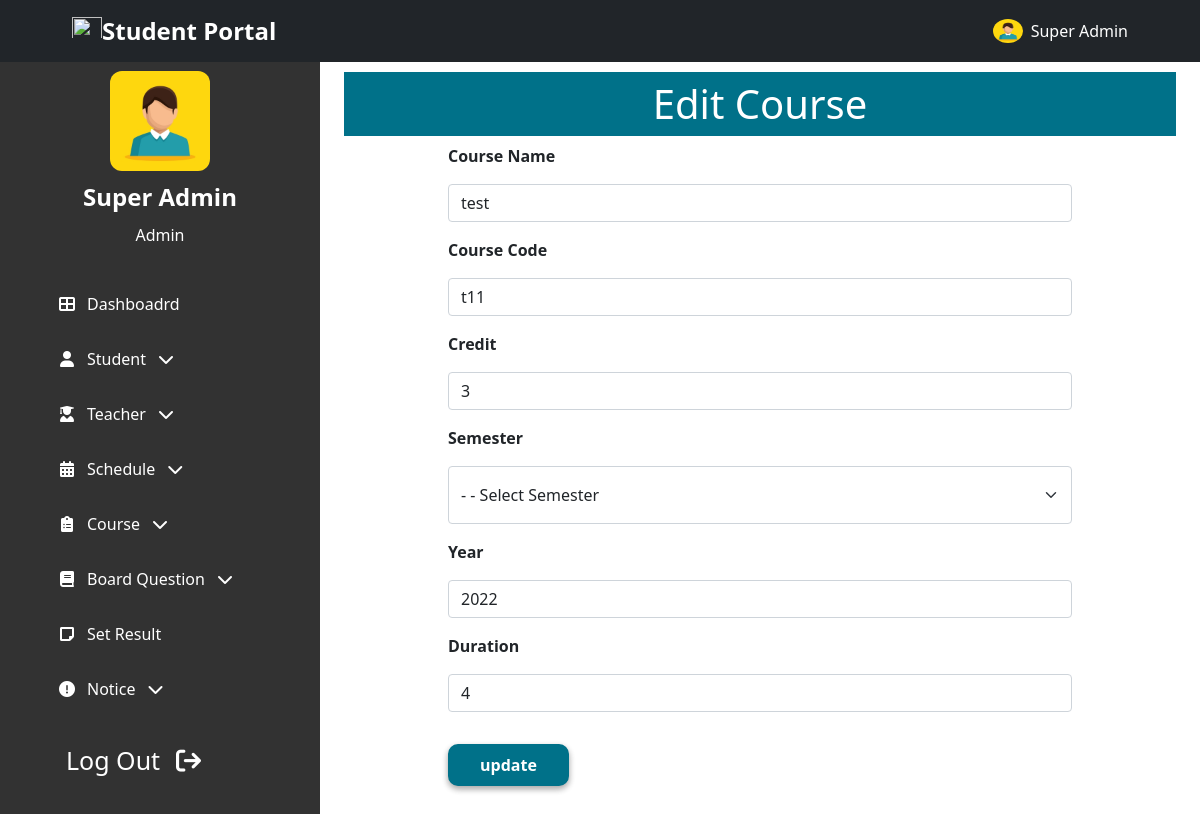
Page /admin/edit_course.php?id=1 (signed in) on the committed database.
### tables this page shows
CREATE TABLE `Courses` (
  `id` int NOT NULL,
  `course_name` varchar(100) NOT NULL,
  `course_code` varchar(10) NOT NULL,
  `credits` int NOT NULL,
  `semester` int NOT NULL,
  `year` int NOT NULL,
  `duration` int NOT NULL,
  `updated_at` timestamp NOT NULL DEFAULT CURRENT_TIMESTAMP ON UPDATE CURRENT_TIMESTAMP,
  `created_at` timestamp NOT NULL DEFAULT CURRENT_TIMESTAMP
);

### admin/backend/edit_course.php (called while the page is built, shortened)
<?php
    if(isset($_GET['id']))
    {
        $id = $_GET['id'];
        $sql    =   "SELECT * FROM `Courses` WHERE `id` = $id LIMIT 1";
        $query  =   mysqli_query($conn, $sql);
        $crs   =   mysqli_fetch_array($query);
    }
?>

### admin/edit_course.php (the view, shortened to what this page needs)
<!DOCTYPE html>
<html lang="en">
<?php
    include "admin_head.php";
    include "backend/edit_course.php";
?>
<body class="">
<?php include "../header_nav.php";?>
    <section class="header-container">
        <?php include "admin_sidebar.php";?>
    </section>
    <section id="home-container"  class="home-container active-2"">
        <div class="px-4 py-5 mt-4">
            <h1 class="common-background-2 p-2 text-center">Edit Course</h1>
                <form class="w-75 mx-auto" action="" method="post">
                    <div class="mb-3">
                        <p class="fw-bold">Course Name</p>
                        <input type="text" class="form-control" name="name" id="course_name" value="<?php echo $crs['course_name']; ?>" required>
                    </div>
                    <div class="mb-3">
                        <p class="fw-bold">Course Code</p>
                        <input type="text" class="form-control" name="code" id="course_code" value="<?php echo $crs['course_code']; ?>" required>
                    </div>
                    <div class="mb-3">
                        <p class="fw-bold">Credit</p>
                        <input type="number" class="form-control" name="credit" id="credit" min="1" max="9" value="<?php echo $crs['credits']; ?>" required>
                    </div>
                    <div class="form-floating mb-3">
                        <p class="fw-bold">Semester</p>
                        <select class="form-select py-2" id="semester" name="semester" required>
                        <option selected>- - Select Semester</option>
                        </select>
                    </div>
                    <div class="mb-3">
                        <p class="fw-bold">Year</p>
                        <input type="number" class="form-control" name="year" id="year" min="2000" max="3000" value="<?php echo $crs['year']; ?>" required>
                    </div>
                    <div class="mb-3">
                        <p class="fw-bold">Duration</p>
                        <input type="number" class="form-control" name="duration" id="duration" min="1" max="12" value="<?php echo $crs['duration']; ?>" required>
                    </div>
                    <input name="submit" class="mt-3 mx-auto fw-bold custom-btn-1" type="submit" value="update">
                </form>
        </div>
    </section>
</body>
</html>

### style.css (style rules this page uses)
body { font-family: "Roboto", sans-serif; }
.common-background-2 { background-color: #007189; color: white; }
.custom-btn-1 { border-radius: 10px; background-color: #007189; color: white; padding: 7px 30px; border: 2px solid #007189; transition: color 0.2s ease-in, background-color 0.2s ease-in; box-shadow: 0 3px 6px rgba(0, 0, 0, 0.16), 0 3px 6px rgba(0, 0, 0, 0.23); }
.header-container { position: relative; min-height: 100%; width: 100%; overflow-x: hidden; overflow-y: scroll; }
.home-container { position: absolute; height: 100%; width: calc(100% - 80px); left: 80px; top: 0%; transition: all 0.4s ease-in; }
.home-container.active-2 { width: calc(100% - 320px); left: 320px; }

### rows in the picture
courses: name "test", code "t11", credit "3", year "2022", duration "4"

### other values in the picture
$_SESSION['name'] "Super Admin"
